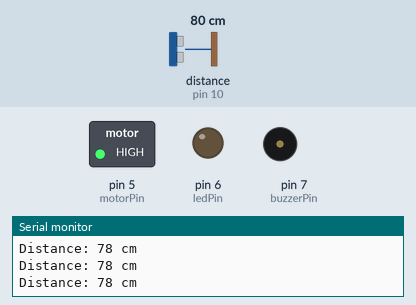
This sketch was run on a simulated Arduino Uno, built with avr-gcc and run on an emulated ATmega328P. On the bench: switched loads named in the sketch (green lamp = pin HIGH), output pins drawn as LEDs (lit = HIGH), buzzer (waves = sounding, pin HIGH), the last lines printed to the serial monitor. Wiring (inferred from the names in the program): ultrasonic range finder: trigger pin 9; echo pin 10. The inputs (shaded band) are chosen by the test bench; at power-on: distance to the obstacle (sensor on pin 10) 80 cm. The echo pulse lasts 58.3 µs per cm; pins used as bus, display or sensor lines are not drawn.

Above: at 1.2 s.
1.3 s: distance to the obstacle (sensor on pin 10) set to 22 cm
2.8 s: distance to the obstacle (sensor on pin 10) set to 18 cm
At 3.3 s:
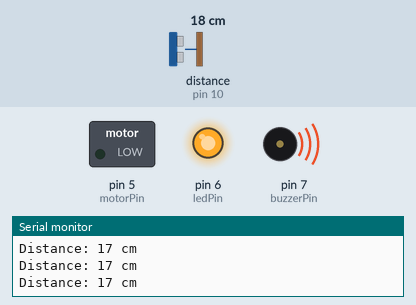
4.3 s: distance to the obstacle (sensor on pin 10) set to 35 cm
At 5.0 s:
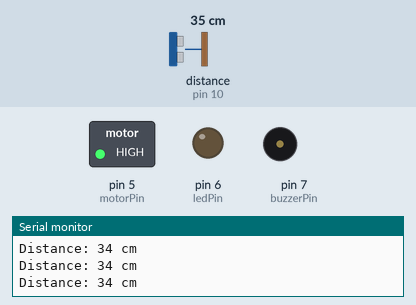
5.9 s: distance to the obstacle (sensor on pin 10) set to 2 cm
At 7.0 s:
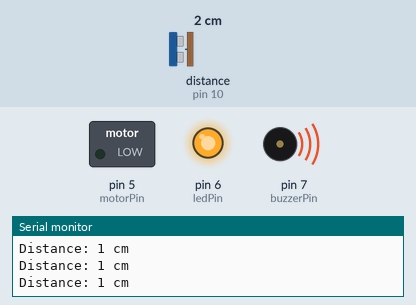
Timing chart, 0 to 8.5 s (numbered marks = the images above; inputs shaded):
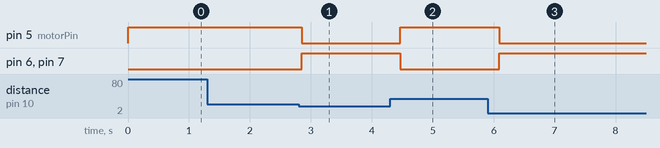

The sketch:

emergency_braking.ino
```cpp
const int trigPin = 9;
const int echoPin = 10;
const int motorPin = 5;
const int ledPin = 6;
const int buzzerPin = 7;

long duration;
int distance;

void setup() {
  pinMode(trigPin, OUTPUT);
  pinMode(echoPin, INPUT);
  pinMode(motorPin, OUTPUT);
  pinMode(ledPin, OUTPUT);
  pinMode(buzzerPin, OUTPUT);
  Serial.begin(9600);
}

void loop() {
  // Trigger ultrasonic
  digitalWrite(trigPin, LOW);
  delayMicroseconds(2);
  digitalWrite(trigPin, HIGH);
  delayMicroseconds(10);
  digitalWrite(trigPin, LOW);

  // Read distance
  duration = pulseIn(echoPin, HIGH);
  distance = duration * 0.034 / 2;

  Serial.print("Distance: ");
  Serial.print(distance);
  Serial.println(" cm");

  if (distance < 20 && distance > 0) {
    digitalWrite(motorPin, LOW);   // Stop motor
    digitalWrite(ledPin, HIGH);    // LED ON
    digitalWrite(buzzerPin, HIGH); // Buzzer ON
  } else {
    digitalWrite(motorPin, HIGH);  // Start motor
    digitalWrite(ledPin, LOW);     // LED OFF
    digitalWrite(buzzerPin, LOW);  // Buzzer OFF
  }

  delay(200);
}
```

Measured:
- the behaviour switches between 21 and 20 cm on distance to the obstacle (sensor on pin 10) (found by bisection; images 0 and 1)
- after the input at 2.8 s, pin 5 (motorPin): HIGH → LOW after 0.05 s; pin 6 (ledPin), pin 7 (buzzerPin): LOW → HIGH after 0.05 s
- after the input at 4.3 s, pin 5 (motorPin): LOW → HIGH after 0.17 s; pin 6 (ledPin), pin 7 (buzzerPin): HIGH → LOW after 0.17 s
- after the input at 5.9 s, pin 5 (motorPin): HIGH → LOW after 0.19 s; pin 6 (ledPin), pin 7 (buzzerPin): LOW → HIGH after 0.19 s
